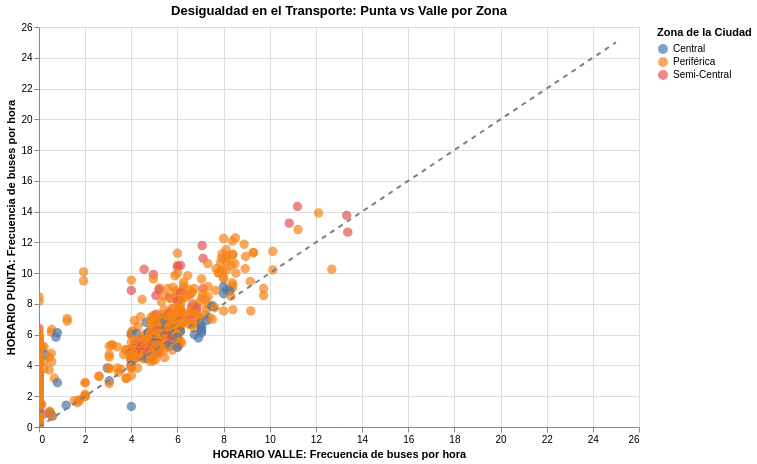

Source (notebook cell):
### Markdown cell above
#**Generación de la Visualización Interactiva**

En esta sección se usa la altair para crear un gráfico que compara la frecuencia de buses entre el horario valle y el horario punta.

### Code cell
import altair as alt
import matplotlib.pyplot as plt
import seaborn as sns

# Gráfica Interactiva
puntos = alt.Chart(df_final).mark_circle(size=90, opacity=0.7).encode(
    x=alt.X('FREC_VALLE:Q', title='HORARIO VALLE: Frecuencia de buses por hora'),
    y=alt.Y('FREC_PUNTA:Q', title='HORARIO PUNTA: Frecuencia de buses por hora'),
    color=alt.Color('TIPO_ZONA:N', title='Zona de la Ciudad'),
    tooltip=[
        alt.Tooltip('Código Usuario:N', title='Código de bus'),
        alt.Tooltip('TIPO_ZONA:N', title='Zona'),
        alt.Tooltip('FREC_PUNTA:Q', title='Frecuencia Punta'),
        alt.Tooltip('FREC_VALLE:Q', title='Frecuencia Valle')
    ]
).properties(
    title='Desigualdad en el Transporte: Punta vs Valle por Zona',
    width=600,
    height=400
).interactive()

# Líneas x e y
linea = alt.Chart(pd.DataFrame({'x': [0, 25], 'y': [0, 25]})).mark_line(
    color='gray', strokeDash=[5,5]
).encode(x='x:Q', y='y:Q')

# Mostrar y guardar HTML
visualizacion_final = (puntos + linea)
visualizacion_final.display()
visualizacion_final.save('visualizacion.html')

# Guardar como Imagen JPG
plt.figure(figsize=(10, 6))
sns.scatterplot(data=df_final, x='FREC_VALLE', y='FREC_PUNTA', hue='TIPO_ZONA', alpha=0.6)
plt.plot([0, 25], [0, 25], color='gray', linestyle='--')
plt.title('Visualización de Datos: Desigualdad en el Transporte')
plt.xlabel('HORARIO VALLE: Frecuencia de buses por hora')
plt.ylabel('HORARIO PUNTA: Frecuencia de buses por hora')
plt.grid(True, linestyle=':', alpha=0.6)

plt.savefig('visualizacion.jpg', dpi=300, bbox_inches='tight')

### Figure 1 — Vega-Lite specification as saved in the notebook (floating-point values rounded to 4 significant figures; data arrays with more than 128 entries replaced by an {"elided": "..."} marker saying what was removed)
{"config": {"view": {"continuousWidth": 300, "continuousHeight": 300}}, "layer": [{"data": {"name": "data-e0f0630df651863723e5168f3bafe253"}, "mark": {"type": "circle", "opacity": 0.7, "size": 90}, "encoding": {"color": {"field": "TIPO_ZONA", "title": "Zona de la Ciudad", "type": "nominal"}, "tooltip": [{"field": "Código Usuario", "title": "Código de bus", "type": "nominal"}, {"field": "TIPO_ZONA", "title": "Zona", "type": "nominal"}, {"field": "FREC_PUNTA", "title": "Frecuencia Punta", "type": "quantitative"}, {"field": "FREC_VALLE", "title": "Frecuencia Valle", "type": "quantitative"}], "x": {"field": "FREC_VALLE", "title": "HORARIO VALLE: Frecuencia de buses por hora", "type": "quantitative"}, "y": {"field": "FREC_PUNTA", "title": "HORARIO PUNTA: Frecuencia de buses por hora", "type": "quantitative"}}, "name": "view_1", "title": "Desigualdad en el Transporte: Punta vs Valle por Zona"}, {"data": {"name": "data-928930686e141bf8d9af6a1d57db1156"}, "mark": {"type": "line", "color": "gray", "strokeDash": [5, 5]}, "encoding": {"x": {"field": "x", "type": "quantitative"}, "y": {"field": "y", "type": "quantitative"}}}], "height": 400, "params": [{"name": "param_1", "select": {"type": "interval", "encodings": ["x", "y"]}, "bind": "scales", "views": ["view_1"]}], "width": 600, "$schema": "https://vega.github.io/schema/vega-lite/v5.20.1.json", "datasets": {"data-e0f0630df651863723e5168f3bafe253": {"elided": "866 records"}, "data-928930686e141bf8d9af6a1d57db1156": [{"x": 0, "y": 0}, {"x": 25, "y": 25}]}}
